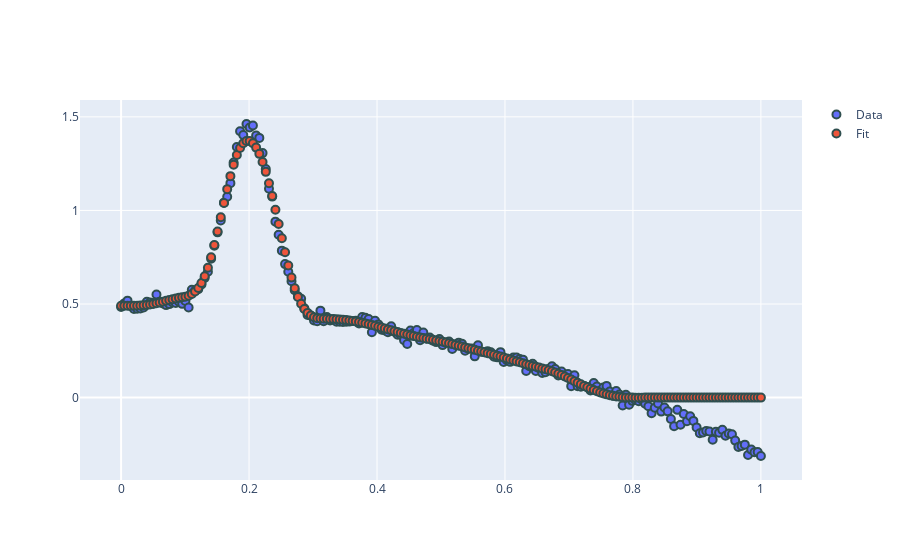

Notebook code cell kept with this figure:
### Code cell
# test with GP constraint
M = StarModel(description=m)
M.fit(X=pd.DataFrame(data={"X":Xtrain}), y=ytrain)

### Figure 1 — Plotly figure (JSON) as saved in the notebook; plotly's stock layout.template omitted (floating-point values rounded to 4 significant figures; data arrays with more than 128 entries replaced by an {"elided": "..."} marker saying what was removed)
{"data": [{"marker": {"line": {"color": "DarkSlateGrey", "width": 2}, "size": 8}, "mode": "markers", "name": "Data", "type": "scatter", "x": {"elided": "200 float values"}, "y": {"elided": "200 float values"}}, {"marker": {"line": {"color": "DarkSlateGrey", "width": 2}, "size": 8}, "mode": "markers", "name": "Fit", "type": "scatter", "x": {"elided": "200 float values"}, "y": {"elided": "200 float values"}}], "layout": {"autosize": true, "xaxis": {"autorange": true, "range": [-0.06039, 1.06], "type": "linear"}, "yaxis": {"autorange": true, "range": [-0.4528, 1.603], "type": "linear"}}}
